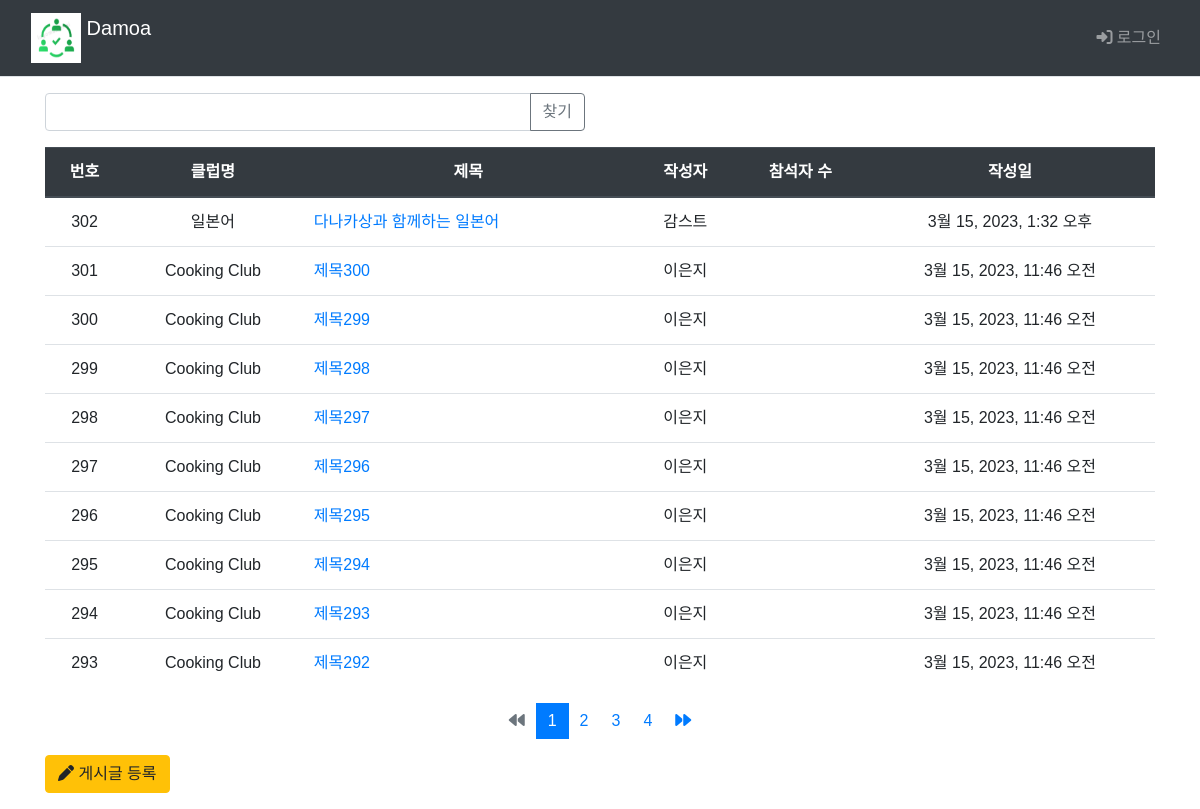
Page /main/board_list/ on the committed database.
### main/models.py (models this page shows, shortened)
class Board(models.Model):
    club = models.ForeignKey(Club, on_delete=models.CASCADE)
    author = models.ForeignKey(settings.AUTH_USER_MODEL, on_delete=models.CASCADE, default=1, null=True)
    subject = models.CharField('제목', max_length = 200,
                               help_text='게시글의 제목을 한 줄로 작성하세요.')
    content = models.TextField('내용', help_text='내용을 상세히 작성하세요.')
    create_date = models.DateTimeField('생성일')
    modify_date = models.DateTimeField(null=True, blank=True)

class Club(models.Model):
    class category(models.TextChoices):
        from django.utils.translation import gettext_lazy as _
        COOK = 'CK', _('Cook')
        CULTURE = 'CT', _('Culture')
        GAME = 'GA', _('Game')
        LANGUAGE = 'LA', _('Language')
        MUSIC = 'MU', _('Music')
        OUTDOOR = 'OD', _('Outdoor')
        SPORTS = 'SP', _('Sports')
    category = models.CharField(
        max_length=10,
        choices = category.choices,
        null=True
    )
    name=models.TextField('클럽이름')
    def __str__(self):
        return self.name

### common/models.py (models this page shows)
class CustomUser(AbstractBaseUser, PermissionsMixin) :
    email = models.EmailField(blank=True, unique=True, default='')
    username = models.CharField(max_length = 15, unique=True)
    name = models.CharField(max_length=15)
    age = models.IntegerField()
    ad = models.CharField(max_length=50)
    is_active = models.BooleanField(default=True)
    is_superuser = models.BooleanField(default=True)
    is_staff = models.BooleanField(default=True)
    date_joined = models.DateTimeField(default=timezone.now)
    last_login = models.DateTimeField(blank=True, null=True)
    objects = CustomUserManager()
    USERNAME_FIELD = 'username'
    REQUIRED_FIELD = ['name']
    class Meta :
        ordering = ['-date_joined']
        verbose_name = 'User'
        verbose_name_plural = 'User'

### main/views.py (the view, shortened to what this page needs)
# urls.py: path('main/board_list/', views.board_list, name='board_list'),
def board_list(request):
    board_list=Board.objects.order_by('-id')
    page = request.GET.get('page', '1')  # 페이지
    kw = request.GET.get('kw', '')  # 검색어
    board_list = Board.objects.order_by('-create_date')
    paginator = Paginator(board_list, 10)  # 페이지당 10개
    page_obj = paginator.get_page(page)
    context = {'board_list':page_obj, 'page':page, 'kw':kw}
    return render(request, 'main/board_list.html', context)

### main/templatetags/main_filter.py (called while the page is built)
@register.filter
def sub(value, arg):
    return value - arg

### templates/main/board_list.html (shortened to what this page needs)
{% extends 'base.html' %}
{% load static %}
{% load main_filter %}
{% block content %}
  <div class="container my-3">
    <div class="row my-3">
      <div class="col-6">
          <div class="input-group">
              <input type="text" id="search_kw" class="form-control" value="{{ kw|default_if_none:'' }}">
              <div class="input-group-append">
                  <button class="btn btn-outline-secondary" type="button" id="btn_search">찾기</button>
              </div>
          </div>
      </div>
    </div>
    <table class="table ">
      <thead>
        <tr class="text-center thead-dark">
          <th>번호</th>
          <th>클럽명</th>
          <th style="width:30%">제목</th>
          <th>작성자</th>
          <th>참석자 수</th>
          <th>작성일</th>
        </tr>
      </thead>
      <tbody>
        {% if board_list %}
          {% for board in board_list %}
            <tr class="text-center">
              <td>{{ board_list.paginator.count|sub:board_list.start_index|sub:forloop.counter0|add:1 }}</td>
              <td>{{ board.club }}</td>
              <td class="text-left">
                <a href="{%url 'main:detail' board.id%}">{{board.subject}}</a>
              </td>
              <td>{{board.author.name}}</td>
              <td></td>
              <td>{{board.create_date}}</td>
            </tr>
          {% endfor %}
        {% else %}
          게시글이 없습니다.
        {% endif %}
      </tbody>
    </table>
    <ul class="pagination justify-content-center">
      {% if board_list.has_previous %}
        <li class="page-item">
          <a class="page-link" data-page="{{ board_list.previous_page_number }}" href="javascript:void(0)">
            <i class="fa-solid fa-backward"></i>
          </a>
        </li>
      {% else %}
        <li class="page-item disabled">
          <a class="page-link" tabindex="-1" aria-disabled="true" href="#">
            <i class="fa-solid fa-backward"></i>
          </a>
        </li>
      {% endif %}
      {% for page_number in board_list.paginator.page_range %}
      {% if page_number >= board_list.number|add:-3 and page_number <= board_list.number|add:3 %}
        {% if page_number == board_list.number %}
        <li class="page-item active" aria-current="page">
          <a class="page-link" data-page="{{ page_number }}" href="javascript:void(0)">
            {{ page_number }}
          </a>
        </li>
        {% else %}
        <li class="" page-item="page-item">
          <a class="page-link" data-page="{{ page_number }}" href="javascript:void(0)">
            {{ page_number }}
          </a>
        </li>
        {% endif %}
      {% endif %}
      {% endfor %}
      {% if board_list.has_next %}
        <li class="page-item">
          <a class="page-link" data-page="{{ board_list.next_page_number }}" href="javascript:void(0)">
            <i class="fa-solid fa-forward"></i>
          </a>
        </li>
      {% else %}
        <li class="page-item disabled">
          <a class="page-link" tabindex="-1" aria-disabled="true" href="#">
            <i class="fa-solid fa-forward"></i>
          </a>
        </li>
      {% endif %}
    </ul>
    <a href="{%url 'main:board_create' %}" class="btn btn-warning">
      <i class="fa-solid fa-pen"></i>
      게시글 등록
    </a>
  </div>
{% endblock %}

### static/style.css (style rules this page uses)
* { font-family: 'Noto Sans KR', sans-serif; }
.page-link { border: 0px; }

### rows in the picture
Board: paginator.count|sub "302", club "일본어", subject "다나카상과 함께하는 일본어", author.name "감스트", create_date "3월 15, 2023, 1:32 오후"
Board: paginator.count|sub "301", club "Cooking Club", subject "제목300", author.name "이은지", create_date "3월 15, 2023, 11:46 오전"
Board: paginator.count|sub "300", club "Cooking Club", subject "제목299", author.name "이은지", create_date "3월 15, 2023, 11:46 오전"
Board: paginator.count|sub "299", club "Cooking Club", subject "제목298", author.name "이은지", create_date "3월 15, 2023, 11:46 오전"
Board: paginator.count|sub "298", club "Cooking Club", subject "제목297", author.name "이은지", create_date "3월 15, 2023, 11:46 오전"
Board: paginator.count|sub "297", club "Cooking Club", subject "제목296", author.name "이은지", create_date "3월 15, 2023, 11:46 오전"
Board: paginator.count|sub "296", club "Cooking Club", subject "제목295", author.name "이은지", create_date "3월 15, 2023, 11:46 오전"
Board: paginator.count|sub "295", club "Cooking Club", subject "제목294", author.name "이은지", create_date "3월 15, 2023, 11:46 오전"
Board: paginator.count|sub "294", club "Cooking Club", subject "제목293", author.name "이은지", create_date "3월 15, 2023, 11:46 오전"
Board: paginator.count|sub "293", club "Cooking Club", subject "제목292", author.name "이은지", create_date "3월 15, 2023, 11:46 오전"

### other values in the picture
{{ page_number }} "1"
{{ page_number }} "2" "3" "4"
